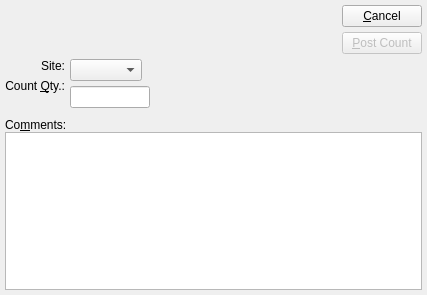
<?xml version="1.0" encoding="UTF-8"?>
<ui version="4.0">
 <comment>This file is part of the xTuple ERP: PostBooks Edition, a free and
open source Enterprise Resource Planning software suite,
Copyright (c) 1999-2018 by OpenMFG LLC, d/b/a xTuple.
It is licensed to you under the Common Public Attribution License
version 1.0, the full text of which (including xTuple-specific Exhibits)
is available at www.xtuple.com/CPAL.  By using this software, you agree
to be bound by its terms.</comment>
 <class>enterMiscCount</class>
 <widget class="QDialog" name="enterMiscCount">
  <property name="geometry">
   <rect>
    <x>0</x>
    <y>0</y>
    <width>427</width>
    <height>295</height>
   </rect>
  </property>
  <property name="windowTitle">
   <string>Enter Miscellaneous Count</string>
  </property>
  <layout class="QVBoxLayout">
   <property name="spacing">
    <number>5</number>
   </property>
   <property name="margin">
    <number>5</number>
   </property>
   <item>
    <layout class="QHBoxLayout">
     <property name="spacing">
      <number>7</number>
     </property>
     <property name="margin">
      <number>0</number>
     </property>
     <item>
      <widget class="ItemCluster" name="_item"/>
     </item>
     <item>
      <layout class="QHBoxLayout">
       <property name="spacing">
        <number>0</number>
       </property>
       <property name="margin">
        <number>0</number>
       </property>
       <item>
        <spacer>
         <property name="orientation">
          <enum>Qt::Horizontal</enum>
         </property>
         <property name="sizeType">
          <enum>QSizePolicy::Expanding</enum>
         </property>
         <property name="sizeHint" stdset="0">
          <size>
           <width>20</width>
           <height>20</height>
          </size>
         </property>
        </spacer>
       </item>
       <item>
        <layout class="QVBoxLayout">
         <property name="spacing">
          <number>0</number>
         </property>
         <property name="margin">
          <number>0</number>
         </property>
         <item>
          <layout class="QVBoxLayout">
           <property name="spacing">
            <number>5</number>
           </property>
           <property name="margin">
            <number>0</number>
           </property>
           <item>
            <widget class="QPushButton" name="_close">
             <property name="text">
              <string>&amp;Cancel</string>
             </property>
            </widget>
           </item>
           <item>
            <widget class="QPushButton" name="_post">
             <property name="enabled">
              <bool>false</bool>
             </property>
             <property name="text">
              <string>&amp;Post Count</string>
             </property>
             <property name="autoDefault">
              <bool>true</bool>
             </property>
             <property name="default">
              <bool>true</bool>
             </property>
            </widget>
           </item>
          </layout>
         </item>
         <item>
          <spacer>
           <property name="orientation">
            <enum>Qt::Vertical</enum>
           </property>
           <property name="sizeType">
            <enum>QSizePolicy::Preferred</enum>
           </property>
           <property name="sizeHint" stdset="0">
            <size>
             <width>20</width>
             <height>0</height>
            </size>
           </property>
          </spacer>
         </item>
        </layout>
       </item>
      </layout>
     </item>
    </layout>
   </item>
   <item>
    <layout class="QHBoxLayout">
     <property name="spacing">
      <number>5</number>
     </property>
     <property name="margin">
      <number>0</number>
     </property>
     <item>
      <layout class="QVBoxLayout">
       <property name="spacing">
        <number>6</number>
       </property>
       <property name="margin">
        <number>0</number>
       </property>
       <item>
        <widget class="QLabel" name="_warehouseLit">
         <property name="text">
          <string>Site:</string>
         </property>
         <property name="alignment">
          <set>Qt::AlignRight|Qt::AlignTrailing|Qt::AlignVCenter</set>
         </property>
         <property name="margin">
          <number>3</number>
         </property>
        </widget>
       </item>
       <item>
        <widget class="QLabel" name="_countQtyLit">
         <property name="text">
          <string>Count &amp;Qty.:</string>
         </property>
         <property name="alignment">
          <set>Qt::AlignRight|Qt::AlignTrailing|Qt::AlignVCenter</set>
         </property>
         <property name="margin">
          <number>2</number>
         </property>
         <property name="buddy">
          <cstring>_qty</cstring>
         </property>
        </widget>
       </item>
       <item>
        <spacer>
         <property name="orientation">
          <enum>Qt::Vertical</enum>
         </property>
         <property name="sizeHint" stdset="0">
          <size>
           <width>20</width>
           <height>40</height>
          </size>
         </property>
        </spacer>
       </item>
      </layout>
     </item>
     <item>
      <layout class="QVBoxLayout">
       <property name="spacing">
        <number>5</number>
       </property>
       <property name="margin">
        <number>0</number>
       </property>
       <item>
        <layout class="QHBoxLayout">
         <property name="spacing">
          <number>0</number>
         </property>
         <property name="margin">
          <number>0</number>
         </property>
         <item>
          <widget class="WComboBox" name="_warehouse">
           <property name="enabled">
            <bool>true</bool>
           </property>
          </widget>
         </item>
         <item>
          <spacer>
           <property name="orientation">
            <enum>Qt::Horizontal</enum>
           </property>
           <property name="sizeType">
            <enum>QSizePolicy::Expanding</enum>
           </property>
           <property name="sizeHint" stdset="0">
            <size>
             <width>20</width>
             <height>0</height>
            </size>
           </property>
          </spacer>
         </item>
        </layout>
       </item>
       <item>
        <layout class="QHBoxLayout">
         <property name="spacing">
          <number>0</number>
         </property>
         <property name="margin">
          <number>0</number>
         </property>
         <item>
          <widget class="XLineEdit" name="_qty">
           <property name="maximumSize">
            <size>
             <width>80</width>
             <height>32767</height>
            </size>
           </property>
          </widget>
         </item>
         <item>
          <spacer>
           <property name="orientation">
            <enum>Qt::Horizontal</enum>
           </property>
           <property name="sizeType">
            <enum>QSizePolicy::Expanding</enum>
           </property>
           <property name="sizeHint" stdset="0">
            <size>
             <width>20</width>
             <height>20</height>
            </size>
           </property>
          </spacer>
         </item>
        </layout>
       </item>
       <item>
        <spacer>
         <property name="orientation">
          <enum>Qt::Vertical</enum>
         </property>
         <property name="sizeHint" stdset="0">
          <size>
           <width>20</width>
           <height>40</height>
          </size>
         </property>
        </spacer>
       </item>
      </layout>
     </item>
    </layout>
   </item>
   <item>
    <layout class="QVBoxLayout">
     <property name="spacing">
      <number>0</number>
     </property>
     <property name="margin">
      <number>0</number>
     </property>
     <item>
      <widget class="QLabel" name="_commentsLit">
       <property name="text">
        <string>Co&amp;mments:</string>
       </property>
       <property name="alignment">
        <set>Qt::AlignLeading|Qt::AlignLeft|Qt::AlignVCenter</set>
       </property>
       <property name="buddy">
        <cstring>_comments</cstring>
       </property>
      </widget>
     </item>
     <item>
      <widget class="XTextEdit" name="_comments">
       <property name="spellEnable">
        <bool>true</bool>
       </property>
      </widget>
     </item>
    </layout>
   </item>
  </layout>
 </widget>
 <layoutdefault spacing="6" margin="11"/>
 <customwidgets>
  <customwidget>
   <class>ItemCluster</class>
   <extends>QWidget</extends>
   <header>itemcluster.h</header>
   <container>1</container>
  </customwidget>
  <customwidget>
   <class>WComboBox</class>
   <extends>XComboBox</extends>
   <header>wcombobox.h</header>
  </customwidget>
  <customwidget>
   <class>XComboBox</class>
   <extends>QComboBox</extends>
   <header>xcombobox.h</header>
  </customwidget>
  <customwidget>
   <class>XLineEdit</class>
   <extends>QLineEdit</extends>
   <header>xlineedit.h</header>
   <container>1</container>
  </customwidget>
  <customwidget>
   <class>XTextEdit</class>
   <extends>QTextEdit</extends>
   <header>xtextedit.h</header>
  </customwidget>
 </customwidgets>
 <tabstops>
  <tabstop>_item</tabstop>
  <tabstop>_warehouse</tabstop>
  <tabstop>_qty</tabstop>
  <tabstop>_comments</tabstop>
  <tabstop>_post</tabstop>
  <tabstop>_close</tabstop>
 </tabstops>
 <resources/>
 <connections>
  <connection>
   <sender>_item</sender>
   <signal>valid(bool)</signal>
   <receiver>_post</receiver>
   <slot>setEnabled(bool)</slot>
   <hints>
    <hint type="sourcelabel">
     <x>20</x>
     <y>20</y>
    </hint>
    <hint type="destinationlabel">
     <x>20</x>
     <y>20</y>
    </hint>
   </hints>
  </connection>
  <connection>
   <sender>_item</sender>
   <signal>newId(int)</signal>
   <receiver>_warehouse</receiver>
   <slot>findItemsites(int)</slot>
   <hints>
    <hint type="sourcelabel">
     <x>20</x>
     <y>20</y>
    </hint>
    <hint type="destinationlabel">
     <x>20</x>
     <y>20</y>
    </hint>
   </hints>
  </connection>
  <connection>
   <sender>_item</sender>
   <signal>warehouseIdChanged(int)</signal>
   <receiver>_warehouse</receiver>
   <slot>setId(int)</slot>
   <hints>
    <hint type="sourcelabel">
     <x>20</x>
     <y>20</y>
    </hint>
    <hint type="destinationlabel">
     <x>20</x>
     <y>20</y>
    </hint>
   </hints>
  </connection>
  <connection>
   <sender>_close</sender>
   <signal>clicked()</signal>
   <receiver>enterMiscCount</receiver>
   <slot>reject()</slot>
   <hints>
    <hint type="sourcelabel">
     <x>20</x>
     <y>20</y>
    </hint>
    <hint type="destinationlabel">
     <x>20</x>
     <y>20</y>
    </hint>
   </hints>
  </connection>
 </connections>
</ui>
